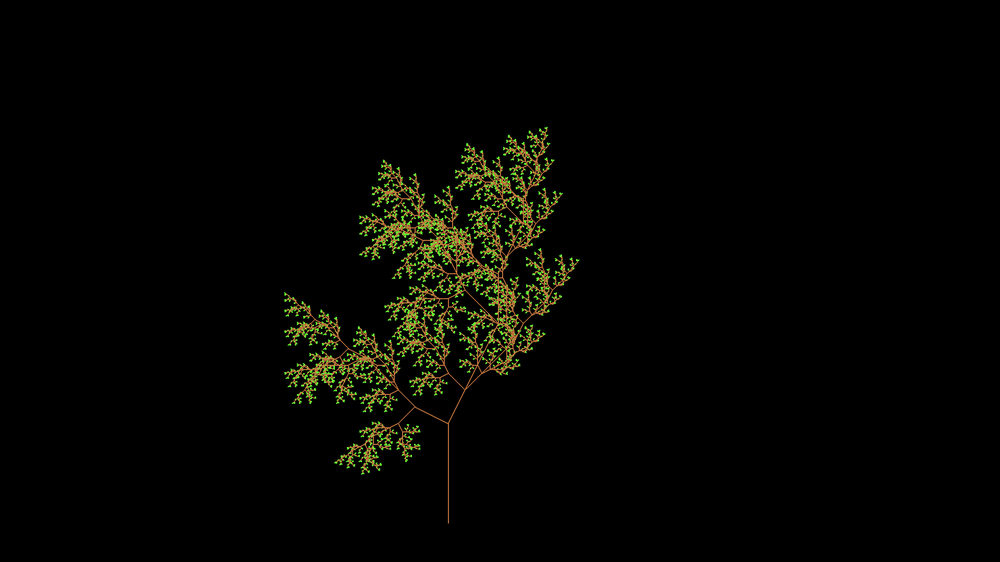
#> input picture screenshot.png, 1000 x 562 px, shrunk from 1920 x 1080 before the run, given in place of screenshot.jpg, which was not available
$ python Statistics.py   (older library calls are emulated)
#> lines starting #> are read from the running program, lines starting #| are printed output that depends on the picture; after the words box and inside, x2 and y2 are one past the last pixel; in counts of white or black regions, pixels touching at a corner belong together; long printed decimals are rounded; pictures that were not available may be replaced by others from this repository, and a replacement may not be noted
import numpy as np
import scipy.misc
import matplotlib.pyplot as plt

def rgb2gray(rgb):
    r, g, b = rgb[:,:,0], rgb[:,:,1], rgb[:,:,2]
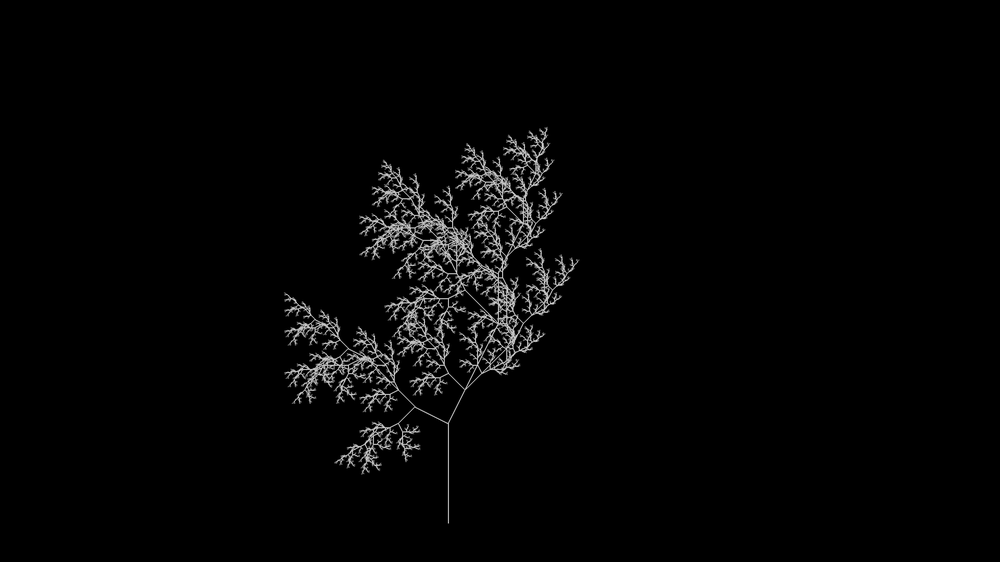
#> r: shape (562, 1000); min 0, max 230, mean 4.8
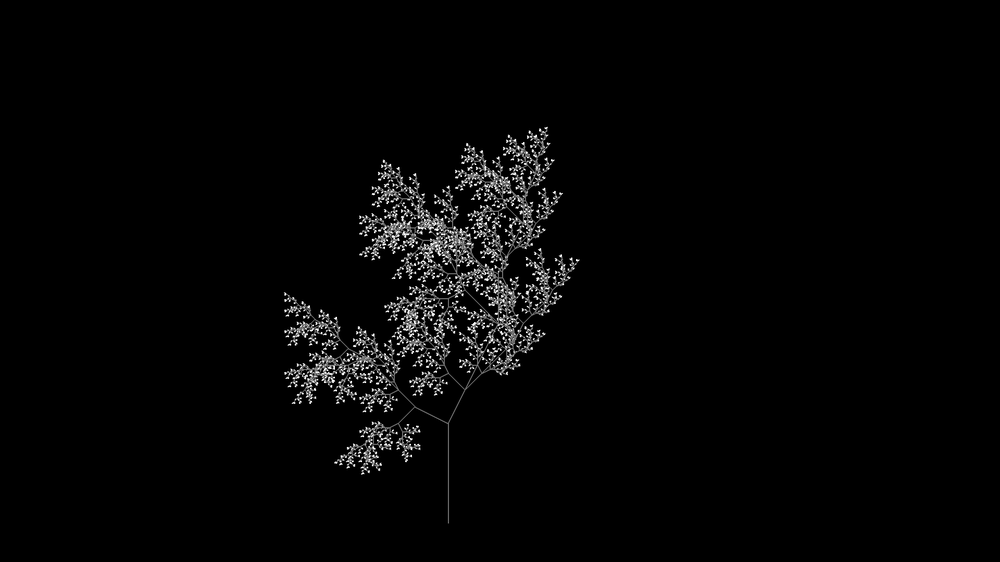
#> g: shape (562, 1000); min 0, max 255, mean 5.1
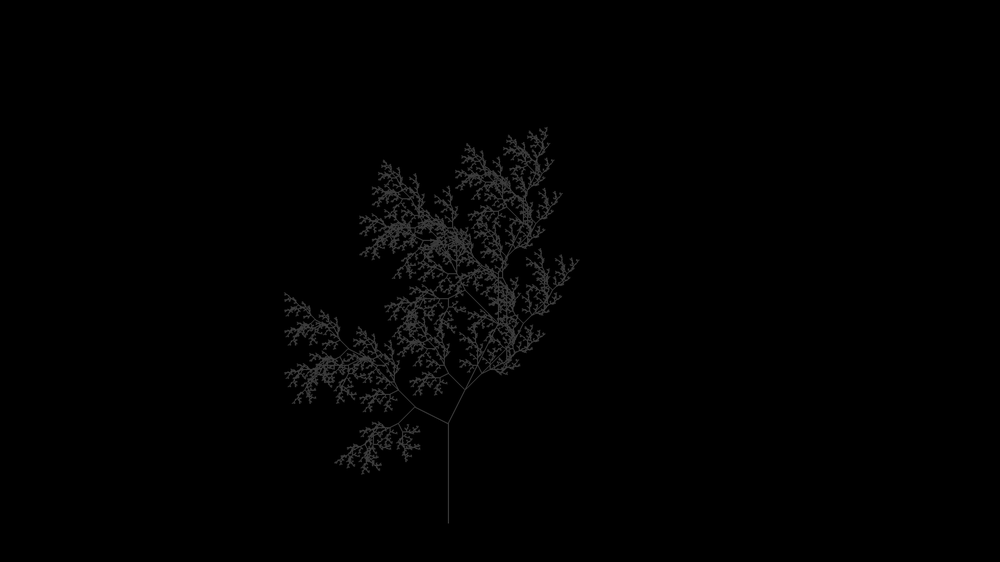
#> b: shape (562, 1000); min 0, max 74, mean 1.7
    gray = 0.2989 * r + 0.5870 * g + 0.1140 * b
    return gray

def fractal_dimension(Z):
    threshold=np.mean(Z)
#> threshold = 4.62
    # Only for 2d image
    assert(len(Z.shape) == 2)

    def boxcount(Z, k):
        S = np.add.reduceat(
            np.add.reduceat(Z, np.arange(0, Z.shape[0], k), axis=0),
                               np.arange(0, Z.shape[1], k), axis=1)

        # We count non-empty (0) and non-full boxes (k*k)
        return len(np.where((S > 0) & (S < k*k))[0])

    # Transform Z into a binary array
    Z = (Z < threshold)
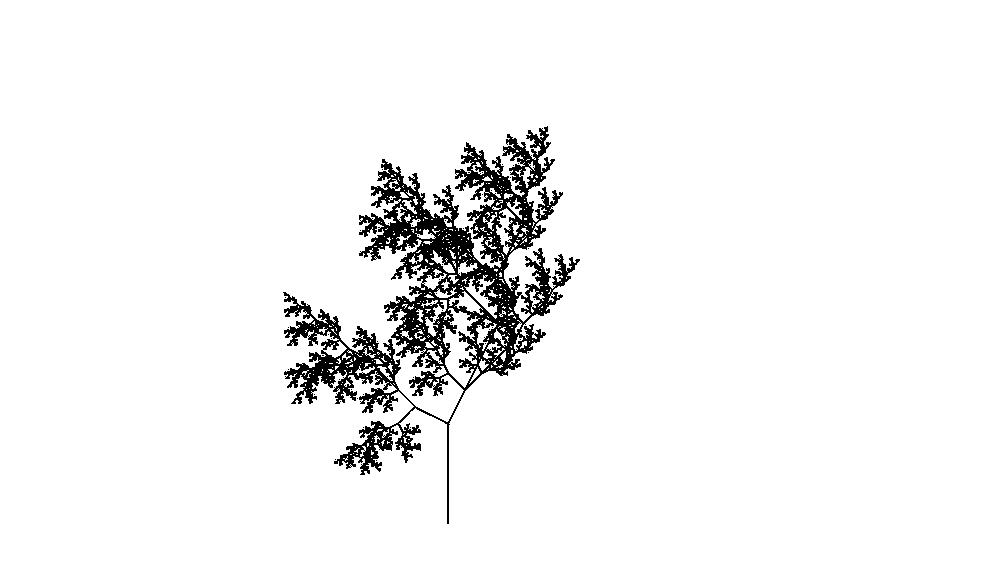
#> Z: shape (562, 1000) bool; 95.1% white; 64 black regions (63 under 20 px), largest, box (x1, y1, x2, y2) and area: (283, 126, 580, 524) 27502

    # Minimal dimension of image
    p = min(Z.shape)
#> p = 562

    # Greatest power of 2 less than or equal to p
    n = 2**np.floor(np.log(p)/np.log(2))
#> n = 512

    # Extract the exponent
    n = int(np.log(n)/np.log(2))
#> n = 9

    # Build successive box sizes (from 2**n down to 2**1)
    sizes = 2**np.arange(n, 1, -1)
#> sizes = [512, 256, 128, 64, 32, 16, 8, 4]

    # Actual box counting with decreasing size
    counts = []
    for size in sizes:
        counts.append(boxcount(Z, size))
#> this loop made 8 passes
#> S in boxcount on pass 1: [[239416, 245042], [25576, 24400]]
#> after the loop, counts = [4, 10, 21, 51, 134, 373, 1018, 2995]

    # Fit the successive log(sizes) with log (counts)
    coeffs = np.polyfit(np.log(sizes), np.log(counts), 1)
#> coeffs = [-1.36, 9.73]

    fig, ax = plt.subplots(tight_layout=True)
    xs = np.log(sizes) # size of cells (e)
    ys = np.log(counts) # number of cells
#> ys = [1.39, 2.3, 3.04, 3.93, 4.9, 5.92, 6.93, 8]
    ax.plot(xs, ys, 'o', label='screenshot.jpg')
    xs = xs[1:]
    ys = ys[1:]
#> ys = [2.3, 3.04, 3.93, 4.9, 5.92, 6.93, 8]
    A = np.vstack([xs, np.ones(len(xs))]).T
    m,b = np.linalg.lstsq(A, ys, rcond=None)[0]
#> m = -1.38; b = 9.8
    def line(x): return m*x+b
    ys = line(xs)
#> ys = [2.13, 3.09, 4.04, 5, 5.96, 6.92, 7.88]
    ax.plot(xs, ys, label='a*x+b')
    plt.text(0.35, 0.93,'Fractal dimension: ' + str(round(-coeffs[0], 2)), transform=ax.transAxes)
    ax.legend()

    return -coeffs[0]

def show():
    I = rgb2gray(scipy.misc.imread("screenshot.jpg"))
    print("Minkowski dimension(box-counting dimension): ", fractal_dimension(I))
#| Minkowski dimension(box-counting dimension):  1.358
    #plt.show()

if __name__ == '__main__':
    show()
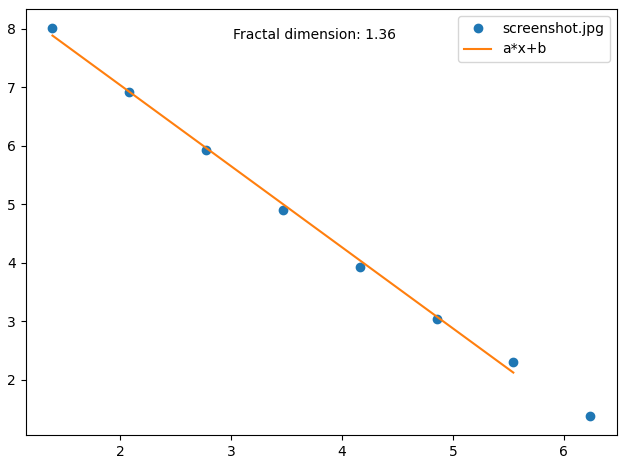
#> figure drawn by matplotlib, 1 panel
